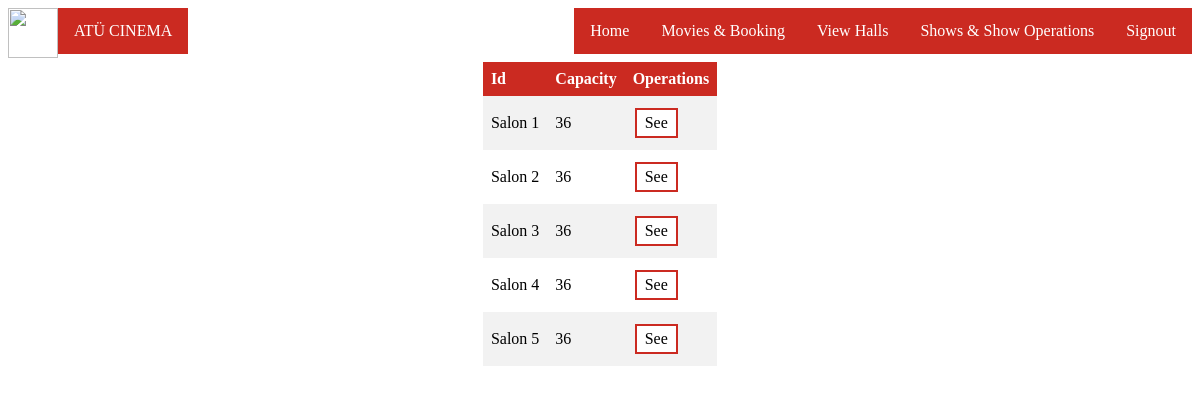
/Hall.php, run on the app's committed database.
### tables this page shows
CREATE TABLE `hall` (
  `h_id` int(11) NOT NULL,
  `h_capacity` int(11) NOT NULL
);

### Hall.php (the view, shortened to what this page needs)
<body>
	<a  href="<Admin.php">
    <img  src="https://s3.cloud.ngn.com.tr/clu2-static/loginlogo/7D82EE5893743F81692B356B39F174CB.png" style="width:50px;height:50px; float: left;" > </a>
 <ul class="ul" style="float: left;">
    <li class="li"><a class="lia" href="Admin.php">ATÜ CINEMA</a></li>
</ul>
 <ul class="ul">
    <li class="li" ><a class="lia" href="Admin.php">Home</a></li>
    <li class="li"><a class="lia" href='AllMovies.php'>Movies & Booking</a></li>
    <li class="li"><a class="lia" href='Hall.php'>View Halls</a></li>
    <li class="li"><a class="lia" href='Show.php'>Shows & Show Operations</a></li>
	<li class="li"><a class="lia" href='Index.php'>Signout</a></li>
  </ul>
<br>
<br>
<br>
</body>
<?php
require_once("connection.php");
$sql="SELECT * from hall";
if($result=mysqli_query($link,$sql))
{
	if(mysqli_num_rows($result)>0)
	{
		echo "<table><tr><th>Id</th><th>Capacity</th><th>Operations</th></tr>";
		while($row=mysqli_fetch_array($result))
		{
			echo "<tr><td>Salon ".$row['h_id']."</td><td>".$row['h_capacity']."</td>";
            echo '<td><a href="Saloon'.$row['h_id'].'.php?id='.$row['h_id'].'">See</a></td></tr>';
		}
		echo "<tr><td></td><td></td><td>";
		echo "</table>";
	}else
	{
		echo "Başarısız işlem";
	}
}
?>
<!DOCTYPE html>
<html>
<head>
</body>
</html>

### Hall.php (style rules this page uses)
table { border-collapse: collapse; width: auto; margin-left:auto; margin-right:auto; }
td a { padding: 4px 8px; text-align: center; text-decoration: none; display: inline-block; font-size: 16px; margin: 4px 2px; cursor: pointer; background-color: white; color: black; border: 2px solid #cb2a21; }
th, td { text-align: left; padding: 8px; }
tr:nth-child(even) { background-color: #f2f2f2 }
th { background-color: #cb2a21; color: white; }
.ul { list-style-type: none; margin: 0; padding: 0; overflow: hidden; background-color: #cb2a21; float: right; }
.li { float: left; }
.lia { display: block; color: white; text-align: center; padding: 14px 16px; text-decoration: none; }

### data on the page
hall: h_id "1", h_capacity "36"
hall: h_id "2", h_capacity "36"
hall: h_id "3", h_capacity "36"
hall: h_id "4", h_capacity "36"
hall: h_id "5", h_capacity "36"
